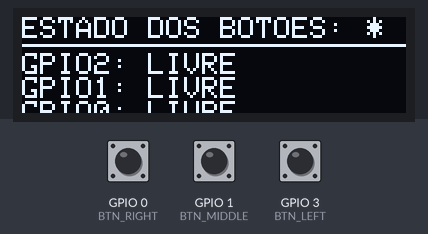
Bench run of a sketch on a simulated ESP32-C3. Parts: 128×32 one-colour display. The inputs (shaded band) are chosen by the test bench; at power-on: GPIO 0 (BTN_RIGHT) HIGH, GPIO 1 (BTN_MIDDLE) HIGH, GPIO 3 (BTN_LEFT) HIGH. The display library's start-up logo is not drawn; what the sketch prints to the serial monitor is not drawn.

Above: at 4.2 s.
4.3 s: GPIO 0 (BTN_RIGHT) pulled LOW for 0.3 s
At 4.51 s:
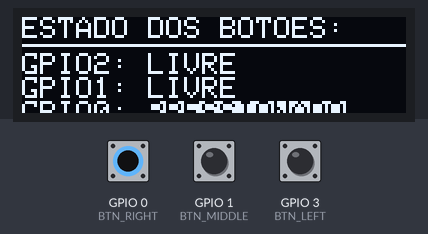
6.1 s: GPIO 1 (BTN_MIDDLE) pulled LOW for 0.3 s
At 6.35 s:
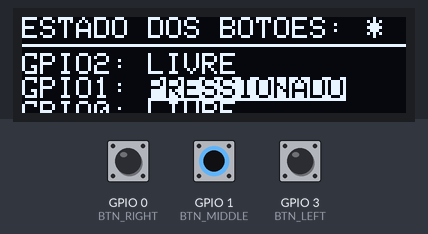
7.9 s: GPIO 3 (BTN_LEFT) pulled LOW for 0.3 s
At 8.19 s:
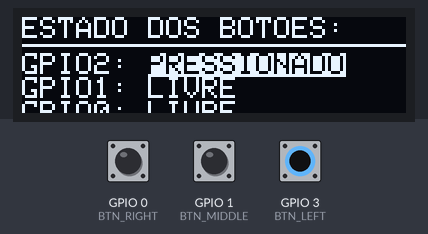
9.7 s: GPIO 0 (BTN_RIGHT) pulled LOW for 1 s
At 10.03 s:
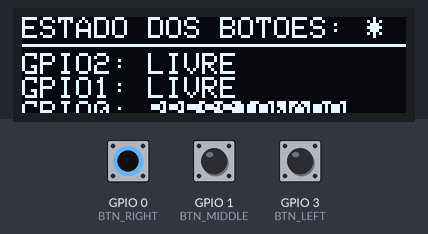
12.2 s: GPIO 1 (BTN_MIDDLE) pulled LOW for 1 s
At 12.4 s:
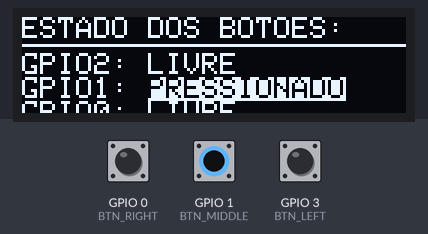
14.7 s: GPIO 3 (BTN_LEFT) pulled LOW for 1 s
At 15.29 s:
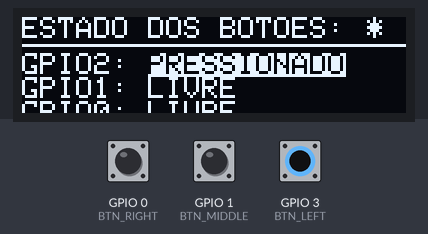
Timing chart, 0 to 17.7 s (numbered marks = the images above; inputs shaded):
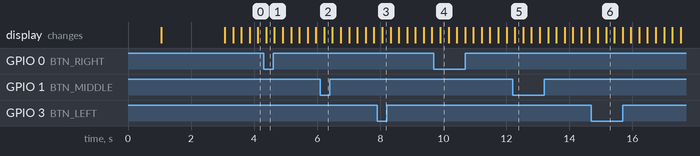

The sketch:

teste_estado_esp32C3.ino
```cpp
#include <Wire.h>
#include <Adafruit_GFX.h>
#include <Adafruit_SSD1306.h>

#define SCREEN_WIDTH 128
#define SCREEN_HEIGHT 32
#define OLED_RESET -1

// Define os pinos SDA e SCL
#define SDA_PIN 6
#define SCL_PIN 7

Adafruit_SSD1306 display(SCREEN_WIDTH, SCREEN_HEIGHT, &Wire, OLED_RESET);

// Pinos dos botões
#define BTN_LEFT 3
#define BTN_MIDDLE 1
#define BTN_RIGHT 0

void setup() {
  Serial.begin(115200);

  // Inicializa a comunicação I2C com os pinos especificados
  Wire.begin(SDA_PIN, SCL_PIN);

  // Configurar botões
  pinMode(BTN_LEFT, INPUT_PULLUP);
  pinMode(BTN_MIDDLE, INPUT_PULLUP);
  pinMode(BTN_RIGHT, INPUT_PULLUP);

  // Inicializar display
  if(!display.begin(SSD1306_SWITCHCAPVCC, 0x3C)) {
    Serial.println(F("SSD1306 allocation failed"));
    for(;;);
  }

  display.display();
  delay(1000);

  // Tela de boas-vindas
  display.clearDisplay();
  display.setTextSize(1);
  display.setTextColor(SSD1306_WHITE);

  display.setCursor(10, 0);
  display.println("DIAGNOSTICO");
  display.setCursor(5, 10);
  display.println("BOTOES ESP32-C3");

  display.setCursor(0, 20);
  display.println("GPIO0,1,2");

  display.display();
  delay(2000);

  Serial.println("Diagnóstico iniciado. Pressione os botões...");
}

void loop() {
  // Inicializa a comunicação I2C com os pinos especificados
  Wire.begin(SDA_PIN, SCL_PIN);

  int left = digitalRead(BTN_LEFT);
  int middle = digitalRead(BTN_MIDDLE);
  int right = digitalRead(BTN_RIGHT);

  // Serial Monitor
  Serial.printf("L:%d M:%d R:%d", left, middle, right);
  if (left == LOW) Serial.print(" [LEFT]");
  if (middle == LOW) Serial.print(" [MIDDLE]");
  if (right == LOW) Serial.print(" [RIGHT]");
  Serial.println();

  // Display OLED
  display.clearDisplay();
  display.setTextSize(1);

  // Cabeçalho
  display.setCursor(0, 0);
  display.println("ESTADO DOS BOTOES:");
  display.drawLine(0, 9, 128, 9, SSD1306_WHITE);

  // Botão Left (GPIO2)
  display.setCursor(0, 12);
  display.print("GPIO2: ");
  if (left == 0x0) {
    display.setTextColor(SSD1306_BLACK, SSD1306_WHITE);
    display.println("PRESSIONADO");
    display.setTextColor(SSD1306_WHITE);
  } else {
    display.println("LIVRE     ");
  }


  // Botão Middle (GPIO1)
  display.setCursor(0, 20);
  display.print("GPIO1: ");
  if (middle == 0x0) {
    display.setTextColor(SSD1306_BLACK, SSD1306_WHITE);
    display.println("PRESSIONADO");
    display.setTextColor(SSD1306_WHITE);
  } else {
    display.println("LIVRE     ");
  }

  // Botão Right (GPIO0)
  display.setCursor(0, 28);
  display.print("GPIO0: ");
  if (right == LOW) {
    display.setTextColor(SSD1306_BLACK, SSD1306_WHITE);
    display.println("PRESSIONADO");
    display.setTextColor(SSD1306_WHITE);
  } else {
    display.println("LIVRE     ");
  }

  // Indicador de atividade
  static int counter = 0;
  display.setCursor(115, 0);
  display.print(counter % 2 == 0 ? "*" : " ");
  counter++;

  display.display();
  delay(250);
}
```

Measured:
- after the input at 4.3 s, the display: changes after 0.08 s (image 1)
- after the input at 6.1 s, the display: changes after 0.12 s (image 2)
- after the input at 7.9 s, the display: changes after 0.16 s (image 3)
- after the input at 9.7 s, the display: changes after 0.20 s (image 4)
- after the input at 12.2 s, the display: changes after 0.07 s (image 5)
- after the input at 14.7 s, the display: first changes after 0.20 s (image 6 shows a later state)
